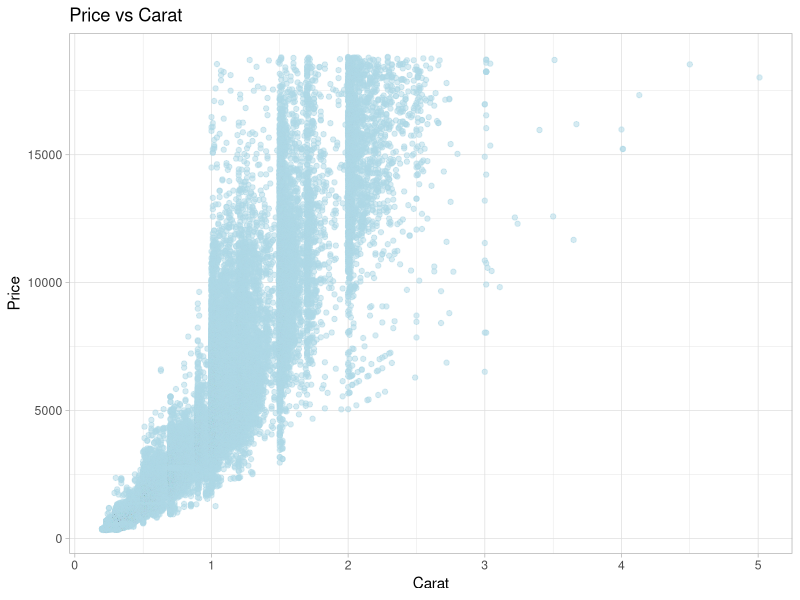
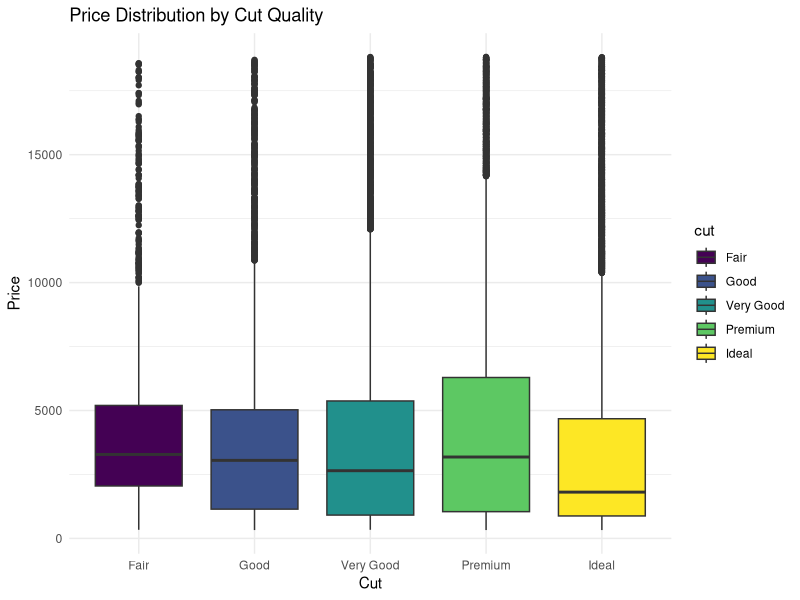

Source code (R) for these figures, in order:
## ---- chunk 1
library(tidyverse) 
library(ggplot2)
## ---- chunk 2
diamonds <- diamonds %>% rename(
    depth_pct = depth,
    length_mm = x,
    width_mm = y,
    depth_mm = z,
    table_pct = table
  )
## ---- chunk 3
# Do some preliminary investigations & cleaning
head(diamonds)
diamonds %>%
  summarize(
    Count_length_0 = sum(length_mm == 0),
    Count_width_0 = sum(width_mm == 0),
    Count_depth_0 = sum(depth_mm == 0)
  )
diamonds <- diamonds %>%
  filter(length_mm > 0, width_mm > 0, depth_mm > 0)



ggplot(diamonds, aes(x = carat, y = price)) +
  geom_point(alpha = 0.5, color = 'lightblue') +
  theme_light() +
  labs(title = "Price vs Carat", x = "Carat", y = "Price")

ggplot(diamonds, aes(x = cut, y = price, fill = cut)) +
  geom_boxplot() +
  theme_minimal() +
  labs(title = "Price Distribution by Cut Quality", x = "Cut", y = "Price")

## ---- chunk 4

diamonds <- diamonds %>%
  mutate(table_mm = table_pct * width_mm / 100)

# Overall table_mm arithmetic mean?
mean_table_mm <- mean(diamonds$table_mm, na.rm = TRUE)
print(mean_table_mm)






# table_mm arithmetic mean within each clarity category
mean_table_mm_by_clarity <- diamonds %>%
  group_by(clarity) %>%
  summarize(avg_table_mm = mean(table_mm, na.rm = TRUE))
print(mean_table_mm_by_clarity)

averages <- diamonds %>%
  summarise(across(where(is.numeric), mean, na.rm = TRUE, .names = "avg_{.col}"))
print(averages)





## ---- chunk 5




## ---- chunk 6
# Write gmean() command
gmean <- function(x) {
  if (any(x <= 0)) {
    stop("All elements of x must be positive to compute the geometric mean.")}
  log_sum <- sum(log(x))
  n <- length(x)
  geom_mean <- exp(log_sum / n)
  
  return(geom_mean)}


## ---- chunk 7

test_data <- list(
  test1 = c(2.1, 3.8, 4.2),
  test2 = c(1, 10, 100, 1000),
  test3 = c(0, 1, 4),
  test4 = c(0.38,  0.94, -1.56),
  test5 = c(TRUE, TRUE),
  test6 = c("6", "7", "8")
)


# Create for loop to test gmean() on the above examples
for (i in seq_along(test_data)) {
  cat("\nResult for test", i, ":\n")
  try({
    if (all(is.numeric(test_data[[i]]) & test_data[[i]] > 0)) {
      result <- gmean(test_data[[i]])
      print(result)}
    else {cat("Skipping test", i, "- non-numeric or non-positive values detected.\n")}}, silent = FALSE)}

## ---- chunk 8
# Copy gmean() from Ex 3 and edit it to check the input
gmean <- function(x) {
  if (!is.numeric(x)) {
    warning("Input must be numeric.")
    return(NaN)}
  if (any(x <= 0)) {
    warning("All elements of x must be strictly positive to compute the geometric mean.")
    return(NaN)}
  if (length(x) == 0) {
    warning("Input vector is empty.")
    return(NaN)}
  log_sum <- sum(log(x))
  n <- length(x)
  geom_mean <- exp(log_sum / n)
  return(geom_mean)}




# Copy your code from Ex 4 to test your new command
test_data <- list(
  test1 = c(2.1, 3.8, 4.2),
  test2 = c(1, 10, 100, 1000),
  test3 = c(0, 1, 4),
  test4 = c(0.38,  0.94, -1.56),
  test5 = c(TRUE, TRUE),
  test6 = c("6", "7", "8"))
for (i in seq_along(test_data)) {
  cat("\nResult for test", i, ":\n")
  result <- gmean(test_data[[i]])
  if (!is.nan(result)) 
    {print(result)}}




## ---- chunk 9
# replicate the for loop from Ex 4 using the map (or a similar) function
results <- map(test_data, ~{
  tryCatch({result <- gmean(.x)
    if (!is.nan(result)) {
      return(result)
    }}, 
    warning = function(w) {
    return(sprintf("Warning: %s", w$message))}, 
    error = function(e) {
    return(sprintf("Error: %s", e$message))})
})
results
## ---- chunk 10
# Overall table_mm arithmetic mean, median, and geometric mean?
overall_summary <- diamonds %>%
  summarise(
    overall_mean = mean(table_mm, na.rm = TRUE),
    overall_median = median(table_mm, na.rm = TRUE),
    overall_geom_mean = gmean(table_mm)
  )

print(overall_summary)





# Arithmetic mean, median, and geometric mean of table_mm within each clarity category
category_summary <- diamonds %>%
  group_by(clarity) %>%
  summarise(
    mean_table_mm = mean(table_mm, na.rm = TRUE),
    median_table_mm = median(table_mm, na.rm = TRUE),
    geom_mean_table_mm = gmean(table_mm)
  )

print(category_summary)





## ---- chunk 11
# Create gmean2() that computes the geometric mean 




## ---- chunk 12
# Create a function that computes the harmonic mean







